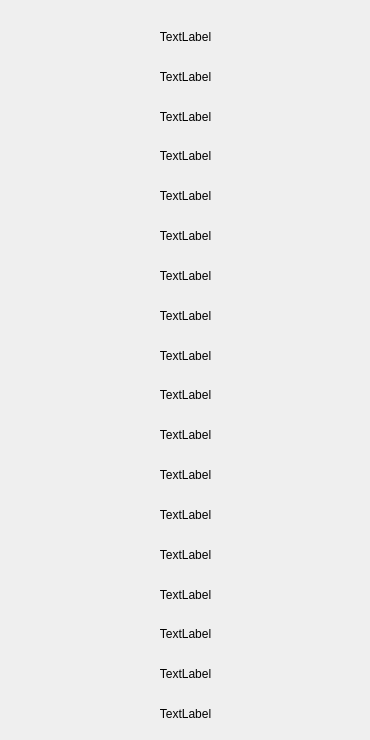
      <widget class="QWidget" name="tab_3">
       <attribute name="title">
        <string>2018</string>
       </attribute>
       <widget class="QWidget" name="verticalLayoutWidget_5">
        <property name="geometry">
         <rect>
          <x>10</x>
          <y>20</y>
          <width>351</width>
          <height>711</height>
         </rect>
        </property>
        <layout class="QVBoxLayout" name="verticalLayout_5">
         <item>
          <widget class="QLabel" name="label_print_2_1">
           <property name="text">
            <string>TextLabel</string>
           </property>
           <property name="alignment">
            <set>Qt::AlignCenter</set>
           </property>
          </widget>
         </item>
         <item>
          <widget class="QLabel" name="label_print_2_2">
           <property name="text">
            <string>TextLabel</string>
           </property>
           <property name="alignment">
            <set>Qt::AlignCenter</set>
           </property>
          </widget>
         </item>
         <item>
          <widget class="QLabel" name="label_print_2_3">
           <property name="text">
            <string>TextLabel</string>
           </property>
           <property name="alignment">
            <set>Qt::AlignCenter</set>
           </property>
          </widget>
         </item>
         <item>
          <widget class="QLabel" name="label_print_2_4">
           <property name="text">
            <string>TextLabel</string>
           </property>
           <property name="alignment">
            <set>Qt::AlignCenter</set>
           </property>
          </widget>
         </item>
         <item>
          <widget class="QLabel" name="label_print_2_5">
           <property name="text">
            <string>TextLabel</string>
           </property>
           <property name="alignment">
            <set>Qt::AlignCenter</set>
           </property>
          </widget>
         </item>
         <item>
          <widget class="QLabel" name="label_print_2_6">
           <property name="text">
            <string>TextLabel</string>
           </property>
           <property name="alignment">
            <set>Qt::AlignCenter</set>
           </property>
          </widget>
         </item>
         <item>
          <widget class="QLabel" name="label_print_2_7">
           <property name="text">
            <string>TextLabel</string>
           </property>
           <property name="alignment">
            <set>Qt::AlignCenter</set>
           </property>
          </widget>
         </item>
         <item>
          <widget class="QLabel" name="label_print_2_8">
           <property name="text">
            <string>TextLabel</string>
           </property>
           <property name="alignment">
            <set>Qt::AlignCenter</set>
           </property>
          </widget>
         </item>
         <item>
          <widget class="QLabel" name="label_print_2_9">
           <property name="text">
            <string>TextLabel</string>
           </property>
           <property name="alignment">
            <set>Qt::AlignCenter</set>
           </property>
          </widget>
         </item>
         <item>
          <widget class="QLabel" name="label_print_2_10">
           <property name="text">
            <string>TextLabel</string>
           </property>
           <property name="alignment">
            <set>Qt::AlignCenter</set>
           </property>
          </widget>
         </item>
         <item>
          <widget class="QLabel" name="label_print_2_11">
           <property name="text">
            <string>TextLabel</string>
           </property>
           <property name="alignment">
            <set>Qt::AlignCenter</set>
           </property>
          </widget>
         </item>
         <item>
          <widget class="QLabel" name="label_print_2_12">
           <property name="text">
            <string>TextLabel</string>
           </property>
           <property name="alignment">
            <set>Qt::AlignCenter</set>
           </property>
          </widget>
         </item>
         <item>
          <widget class="QLabel" name="label_print_2_13">
           <property name="text">
            <string>TextLabel</string>
           </property>
           <property name="alignment">
            <set>Qt::AlignCenter</set>
           </property>
          </widget>
         </item>
         <item>
          <widget class="QLabel" name="label_print_2_14">
           <property name="text">
            <string>TextLabel</string>
           </property>
           <property name="alignment">
            <set>Qt::AlignCenter</set>
           </property>
          </widget>
         </item>
         <item>
          <widget class="QLabel" name="label_print_2_15">
           <property name="text">
            <string>TextLabel</string>
           </property>
           <property name="alignment">
            <set>Qt::AlignCenter</set>
           </property>
          </widget>
         </item>
         <item>
          <widget class="QLabel" name="label_print_2_16">
           <property name="text">
            <string>TextLabel</string>
           </property>
           <property name="alignment">
            <set>Qt::AlignCenter</set>
           </property>
          </widget>
         </item>
         <item>
          <widget class="QLabel" name="label_print_2_17">
           <property name="text">
            <string>TextLabel</string>
           </property>
           <property name="alignment">
            <set>Qt::AlignCenter</set>
           </property>
          </widget>
         </item>
         <item>
          <widget class="QLabel" name="label_print_2_18">
           <property name="text">
            <string>TextLabel</string>
           </property>
           <property name="alignment">
            <set>Qt::AlignCenter</set>
           </property>
          </widget>
         </item>
        </layout>
       </widget>
      </widget>
